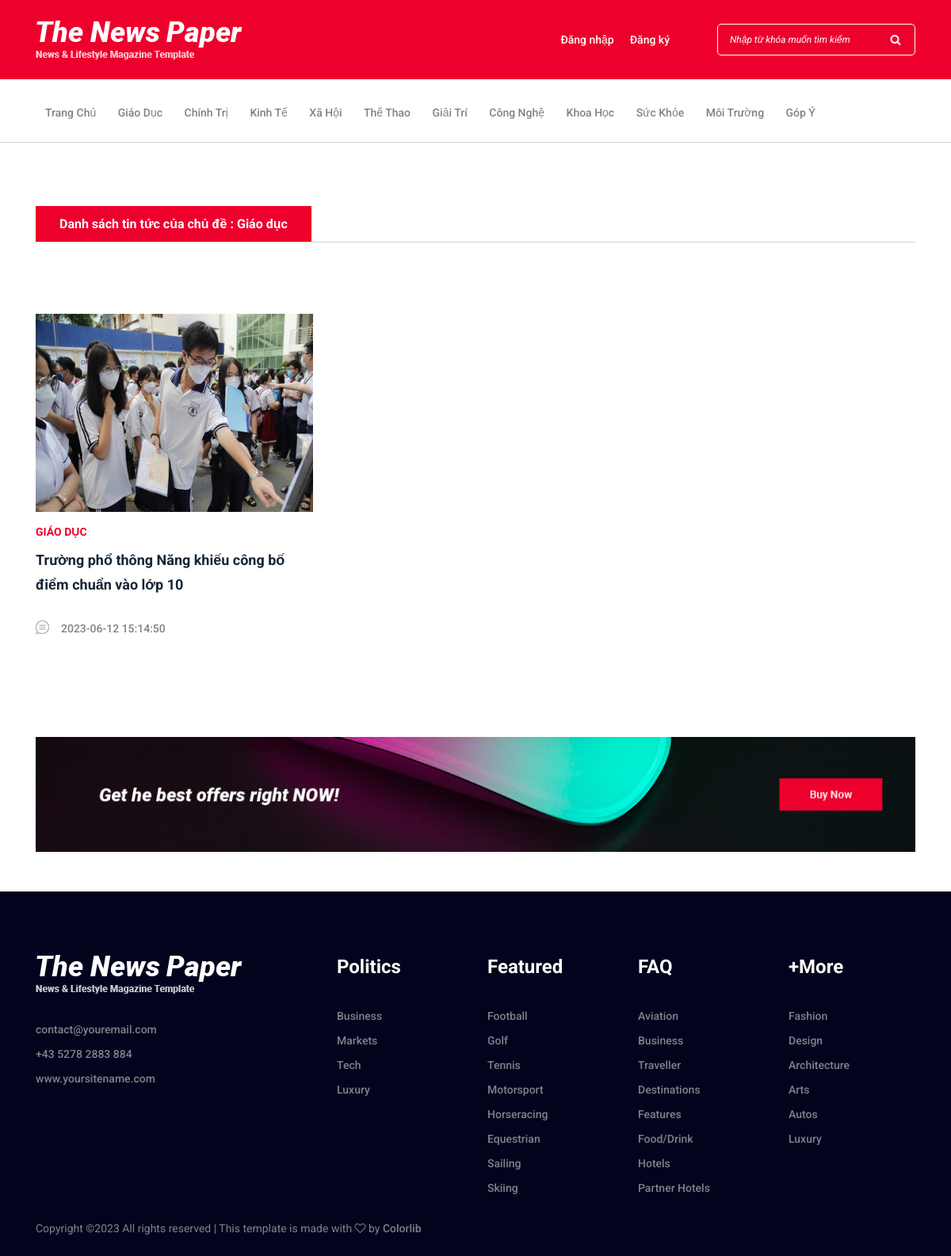
The page /user/chude.php?id=1 on the database its author committed.
### tables this page shows
CREATE TABLE `chude` (
  `id` int(11) NOT NULL,
  `ten` varchar(255) NOT NULL
);

CREATE TABLE `tintuc` (
  `id` int(11) NOT NULL,
  `chude_id` int(11) DEFAULT NULL,
  `tieude` varchar(255) NOT NULL,
  `anh` varchar(500) NOT NULL,
  `noidung` text DEFAULT NULL,
  `ngay` datetime NOT NULL DEFAULT current_timestamp(),
  `nguoidung_id` int(11) NOT NULL
);

### user/chude.php (the view, shortened to what this page needs)
<!DOCTYPE html>
<html lang="en">
  <head>
  <?php include('inc/head.php')?>
  </head>
  <body>
    <?php include('inc/header.php')?>
    <?php if(isset($_GET["id"])){
      $id = $_GET["id"];
      $sqlloai = "
        SELECT *
        FROM chude
        WHERE id = '".$id."'
    ";
$queryloai = mysqli_query($connect, $sqlloai);
$row = mysqli_fetch_array($queryloai);
    }
?>
    <div class="popular-news-area section-padding-80-50">
      <div class="container">
        <div class="row">
          <div class="col-12 col-lg-12">
            <div class="section-heading">
              <h6>Danh sách tin tức của chủ đề : <?php echo $row['ten'] ?></h6>
            </div>
            <div class="row">
                        <?php
                            $tintuc = "SELECT a.*, b.ten
                            FROM tintuc as a, chude as b
                            WHERE a.chude_id = b.id
                            AND a.chude_id = '".$id."'
                            ORDER BY a.id DESC";
                            $resultbd = mysqli_query($connect, $tintuc);
                            while ($bd = mysqli_fetch_array($resultbd, MYSQLI_ASSOC)) {
                            ?>
                        <div class="col-12 col-md-4">
                            <div class="single-blog-post style-3">
                                <div class="post-thumb">
                                    <a href="chitiet.php?id=<?php echo $bd['id'] ?>"><img style="width: 100%;height: 250px;" src="../admin/image/<?php echo $bd['anh'] ?>" alt=""></a>
                                </div>
                                <div class="post-data">
                                    <a href="chude.php?id=<?php echo $bd['chude_id'] ?>" class="post-catagory"><?php echo $bd['ten'] ?></a>
                                    <a href="chitiet.php?id=<?php echo $bd['id'] ?>" class="post-title">
                                        <h6><?php echo $bd['tieude'] ?></h6>
                                    </a>
                                    <div class="post-meta d-flex align-items-center">
                                        <a href="#" class="post-comment"><img style="margin-left : -20px !important" src="img/core-img/chat.png" alt=""> <span><?php echo $bd['ngay'] ?></span></a>
                                    </div>
                                </div>
                            </div>
                        </div>
                        <?php } ?>
                    </div>
          </div>
        </div>
      </div>
    </div>
    <?php include('inc/footer.php')?>
  </body>
</html>

### user/inc/header.php (shortened to what this page needs)
<?php
include('../admin/inc/connect.php');
?>
<header class="header-area">
<div class="top-header-area">
    <div class="container">
        <div class="row">
            <div class="col-12">
                <div class="top-header-content d-flex align-items-center justify-content-between">
                    <div class="logo">
                        <a href="index.php"><img src="img/core-img/logo.png" alt=""></a>
                    </div>
                    <div class="login-search-area d-flex align-items-center">
                        <?php if (empty($_SESSION['taikhoan'])) { ?>
                        <div class="login d-flex">
                            <a href="dangnhap.php">Đăng nhập</a>
                            <a href="dangnhap.php">Đăng ký</a>
                        </div>
                        <?php } ?>
                        <div class="search-form">
                            <form action="timkiem.php" method="post">
                                <input type="search" name="keyword" class="form-control" placeholder="Nhập từ khóa muốn tìm kiếm">
                                <button type="submit"><i class="fa fa-search" aria-hidden="true"></i></button>
                            </form>
                        </div>
                    </div>
                </div>
            </div>
        </div>
    </div>
</div>
<div class="newspaper-main-menu" id="stickyMenu">
    <div class="classy-nav-container breakpoint-off">
        <div class="container">
            <nav class="classy-navbar justify-content-between" id="newspaperNav">
                <div class="classy-menu">
                    <div class="classynav">
                        <ul>
                            <li ><a href="index.php">Trang chủ</a></li>
                            <?php
                            $chude = mysqli_query($connect, "SELECT * FROM chude");
                            while ($chudes = mysqli_fetch_array($chude, MYSQLI_ASSOC)) {
                            ?>
                            <li ><a href="chude.php?id=<?php echo $chudes['id'] ?>"><?php echo $chudes['ten'] ?></a></li>
                            <?php } ?>
                            <li ><a href="gopy.php">Góp ý</a></li>
                        </ul>
                    </div>
                </div>
            </nav>
        </div>
    </div>
</div>
</header>

### user/style.css (style rules this page uses)
* { margin: 0; padding: 0; }
body { font-family: "Roboto", sans-serif; font-size: 14px; }
h1, h2, h3, h4, h5, h6 { color: #152535; line-height: 1.3; font-weight: 700; }
a, a:hover, a:focus { -webkit-transition-duration: 500ms; transition-duration: 500ms; text-decoration: none; outline: 0 solid transparent; color: #1c1c1c; font-weight: 500; font-size: 14px; color: #828282; }
ul, ol { margin: 0; }
ul li, ol li { list-style: none; }
img { height: auto; max-width: 100%; }
.section-padding-80-50 { padding-top: 80px; padding-bottom: 50px; }
.section-heading { position: relative; z-index: 1; margin-bottom: 90px; border-bottom: 1px solid #d0d5d8; }
.section-heading h6 { font-size: 16px; margin-bottom: 0; line-height: 45px; height: 45px; min-width: 140px; padding: 0 30px; background-color: #ee002d; color: #fff; font-weight: 700; display: inline-block; text-align: center; }
.header-area { position: relative; z-index: 100; width: 100%; }
.header-area .top-header-area { width: 100%; height: 100px; background-color: #ee002d; position: relative; z-index: 1; }
.header-area .top-header-area .top-header-content { width: 100%; height: 100px; background-color: #ee002d; position: relative; z-index: 1; }
.header-area .top-header-area .top-header-content .logo a { display: block; }
.header-area .top-header-area .login-search-area { position: relative; z-index: 1; }
.header-area .top-header-area .login-search-area .login a { display: inline-block; padding: 0 10px; color: #fff; }
.header-area .top-header-area .login-search-area .search-form form { width: 250px; height: 40px; position: relative; z-index: 2; margin-left: 50px; }
.header-area .top-header-area .login-search-area .search-form form input { width: 100%; height: 100%; border: 1px solid #fff; border-radius: 5px; background-color: transparent; padding: 0 15px; font-size: 12px; font-style: italic; color: #fff; }
.header-area .top-header-area .login-search-area .search-form form input.form-control { box-shadow: none; }
.header-area .top-header-area .login-search-area .search-form form button { width: 50px; height: 100%; position: absolute; top: 0; right: 0; z-index: 10; border: none; background-color: transparent; color: #fff; cursor: pointer; outline: none; }
.header-area .top-header-area .login-search-area .search-form form .form-control::placeholder { color: #fff; opacity: 1; }
.header-area .newspaper-main-menu { position: relative; width: 100%; z-index: 100; height: 80px; border-bottom: 1px solid #d0d5d8; }
.header-area .newspaper-main-menu .classy-nav-container { background-color: transparent; }
.header-area .newspaper-main-menu .classy-navbar { height: 80px; padding: 0; }
.header-area .newspaper-main-menu .classy-navbar .classynav ul li a { font-weight: 500; }
.header-area .newspaper-main-menu .classy-navbar .classynav > ul > li > a { text-transform: capitalize; padding: 12px 12px 11px; background-color: transparent; line-height: 1; color: #828282; font-weight: 500; }
.single-blog-post { position: relative; z-index: 1; }
.single-blog-post .post-thumb a { display: block; }
.single-blog-post .post-data { padding: 30px 0; }
.single-blog-post .post-data .post-catagory { font-size: 14px; color: #ee002d; text-transform: uppercase; font-weight: 700; margin-bottom: 10px; display: block; }
.single-blog-post .post-data .post-title { display: block; }
.single-blog-post .post-data .post-title h6 { -webkit-transition-duration: 500ms; transition-duration: 500ms; line-height: 1.9; }
.single-blog-post .post-data .post-meta .post-comment { margin-left: 20px; display: -webkit-box; display: -ms-flexbox; display: flex; -webkit-box-align: flex-end; -ms-flex-align: flex-end; -ms-grid-row-align: flex-end; align-items: flex-end; }
.single-blog-post .post-data .post-meta .post-comment span { line-height: 1; margin-left: 15px; }
.single-blog-post.style-3 { margin-bottom: 15px; }
.single-blog-post.style-3 .post-data { padding: 15px 0; }
.single-blog-post.style-3 .post-data .post-title h6 { font-size: 18px; line-height: 1.7; margin-bottom: 30px; }

### rows shown on the page
chude: ten "Giáo Dục", ten "Giáo dục"
chude: ten "Chính Trị"
chude: ten "Kinh Tế"
chude: ten "Xã Hội"
chude: ten "Thể Thao"
chude: ten "Giải Trí"
chude: ten "Công Nghệ"
chude: ten "Khoa Học"
chude: ten "Sức Khỏe"
chude: ten "Môi Trường"
tintuc: anh (picture), chude.ten "GIÁO DỤC", tieude "Trường phổ thông Năng khiếu công bố điểm chuẩn vào lớp 10", ngay "2023-06-12 15:14:50"
